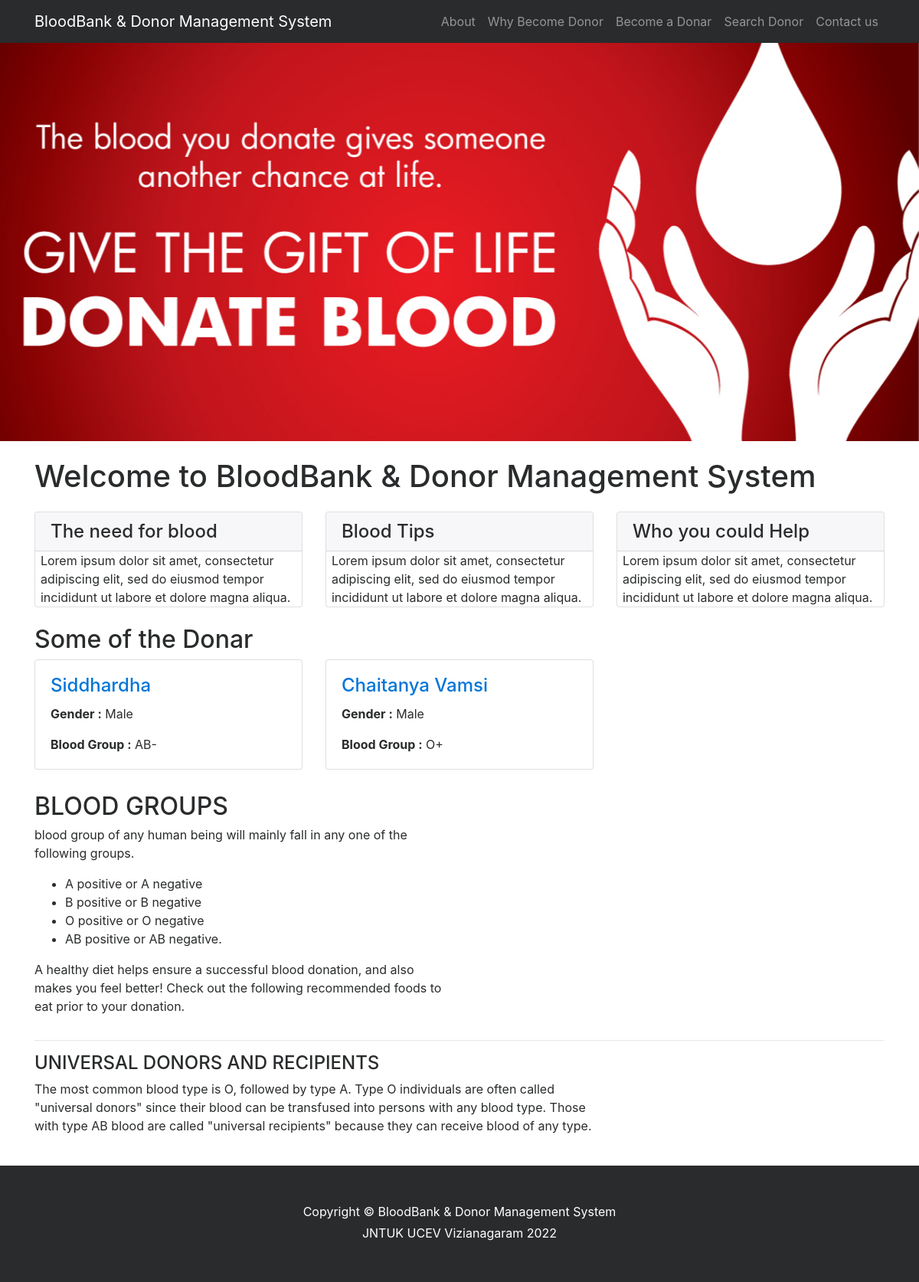
The page / on the database its author committed.
### tables this page shows
CREATE TABLE IF NOT EXISTS `tblblooddonars` (
  `id` int(11) NOT NULL,
  `FullName` varchar(100) DEFAULT NULL,
  `MobileNumber` char(11) DEFAULT NULL,
  `EmailId` varchar(100) DEFAULT NULL,
   `Password` varchar(20) DEFAULT NULL,
  `Gender` varchar(20) DEFAULT NULL,
  `Age` int(11) DEFAULT NULL,
  `BloodGroup` varchar(20) DEFAULT NULL,
  `Address` varchar(255) DEFAULT NULL,
  `Message` mediumtext,
  `PostingDate` timestamp NOT NULL DEFAULT CURRENT_TIMESTAMP,
  `status` int(1) DEFAULT NULL
);

### index.php (the view, shortened to what this page needs)
<?php
include('includes/config.php');
?>
<!DOCTYPE html>
<html lang="en">
<head>
    <link href="vendor/bootstrap/css/bootstrap.min.css" rel="stylesheet">
    <link href="vendor/font-awesome/css/font-awesome.min.css" rel="stylesheet" type="text/css">
    <link href="css/modern-business.css" rel="stylesheet">
</head>
<body>
<?php include('includes/header.php');?>
<?php include('includes/slider.php');?>
    <div class="container">
        <h1 class="my-4">Welcome to BloodBank & Donor Management System</h1>
        <div class="row">
            <div class="col-lg-4 mb-4">
                <div class="card">
                    <h4 class="card-header">The need for blood</h4>
                        <p class="card-text" style="padding-left:2%">Lorem ipsum dolor sit amet, consectetur adipiscing elit, sed do eiusmod tempor incididunt ut labore et dolore magna aliqua. </p>
                </div>
            </div>
            <div class="col-lg-4 mb-4">
                <div class="card">
                    <h4 class="card-header">Blood Tips</h4>
                        <p class="card-text" style="padding-left:2%">Lorem ipsum dolor sit amet, consectetur adipiscing elit, sed do eiusmod tempor incididunt ut labore et dolore magna aliqua. </p>
                </div>
            </div>
            <div class="col-lg-4 mb-4">
                <div class="card">
                    <h4 class="card-header">Who you could Help</h4>
                        <p class="card-text" style="padding-left:2%">Lorem ipsum dolor sit amet, consectetur adipiscing elit, sed do eiusmod tempor incididunt ut labore et dolore magna aliqua. </p>
                </div>
            </div>
        </div>
        <h2>Some of the Donar</h2>
        <div class="row">
                   <?php
$status=1;
$sql = "SELECT * from tblblooddonars where status=:status order by rand() limit 6";
$query = $dbh -> prepare($sql);
$query->bindParam(':status',$status,PDO::PARAM_STR);
$query->execute();
$results=$query->fetchAll(PDO::FETCH_OBJ);
if($query->rowCount() > 0)
{
foreach($results as $result)
{ ?>
            <div class="col-lg-4 col-sm-6 portfolio-item">
                <div class="card h-100">
                    <div class="card-block">
                        <h4 class="card-title"><a href="#"><?php echo htmlentities($result->FullName);?></a></h4>
<p class="card-text"><b>  Gender :</b> <?php echo htmlentities($result->Gender);?></p>
<p class="card-text"><b>Blood Group :</b> <?php echo htmlentities($result->BloodGroup);?></p>
                    </div>
                </div>
            </div>
            <?php }} ?>
        </div>
        <div class="row">
            <div class="col-lg-6">
                <h2>BLOOD GROUPS</h2>
          <p>  blood group of any human being will mainly fall in any one of the following groups.</p>
                <ul>
<li>A positive or A negative</li>
<li>B positive or B negative</li>
<li>O positive or O negative</li>
<li>AB positive or AB negative.</li>
                </ul>
                <p>A healthy diet helps ensure a successful blood donation, and also makes you feel better! Check out the following recommended foods to eat prior to your donation.</p>
            </div>
            <div class="col-lg-6">
            </div>
        </div>
        <hr>
        <div class="row mb-4">
            <div class="col-md-8">
            <h4>UNIVERSAL DONORS AND RECIPIENTS</h4>
                <p>
The most common blood type is O, followed by type A.
Type O individuals are often called "universal donors" since their blood can be transfused into persons with any blood type. Those with type AB blood are called "universal recipients" because they can receive blood of any type.</p>
            </div>
        </div>
    </div>
  <?php include('includes/footer.php');?>
</body>
</html>

### css/modern-business.css (style rules this page uses)
body { padding-top: 54px; }
@media (min-width: 992px) { body { padding-top: 56px; } }
.portfolio-item { margin-bottom: 30px; }

### rows shown on the page
tblblooddonars: FullName "Siddhardha", Gender "Male", BloodGroup "AB-"
tblblooddonars: FullName "Chaitanya Vamsi", Gender "Male", BloodGroup "O+"
